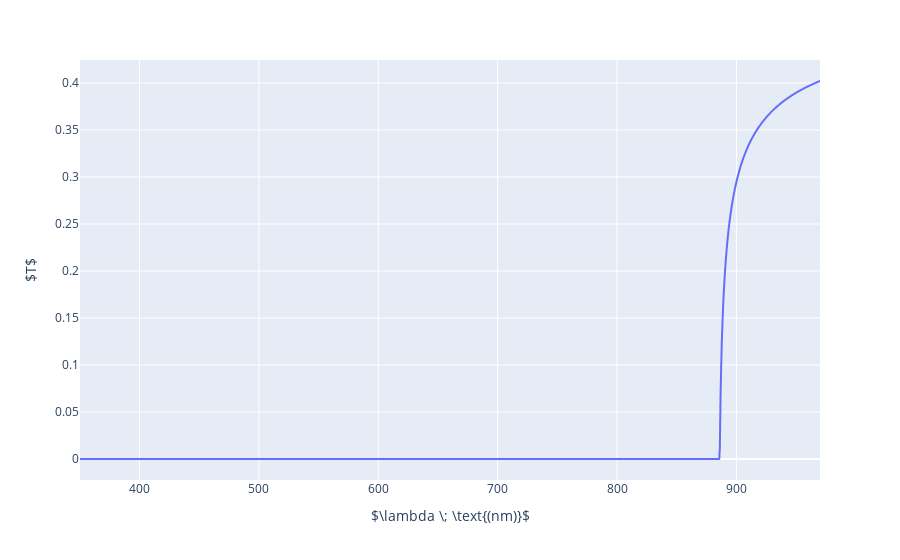

The notebook cell saved with this chart:
### Markdown cell above
### Finding $\alpha$ using a smaller amount of noise

### Code cell
a = 885
n = 0.5
b = 0.5

x = df["Wavelength"].values
y = df["Signal"].values

len(x)

T = np.piecewise(x, [x < a+1, x >= a+1], [0, lambda x: ((x-a)**n)/((x-a)**n+1)-b])

# Get first index of mask being greater than 0
index = np.where(T > 0)[0][0]

# Get length of non-zero slice
nonzero_length = len(T[index :])

# Generate noise
noise = np.random.normal(0,0.0001,nonzero_length)

# Generate noisy mask
T_noisy = T
#T_noisy[index : ] += noise

# Plot
fig6 = px.line(x = x, y = T_noisy,
              labels = {
                 "x" : r"$\lambda \; \text{(nm)}$",
                 "y" : r"$T$"
             })
fig6.show()

### Figure 1 — Plotly figure (JSON) as saved in the notebook; plotly's stock layout.template omitted (floating-point values rounded to 4 significant figures; data arrays with more than 128 entries replaced by an {"elided": "..."} marker saying what was removed)
{"data": [{"hovertemplate": "$\\lambda \\; \\text{(nm)}$=%{x}<br>$T$=%{y}<extra></extra>", "legendgroup": "", "line": {"color": "#636efa", "dash": "solid"}, "mode": "lines", "name": "", "showlegend": false, "type": "scattergl", "x": {"elided": "1098 float values"}, "xaxis": "x", "y": {"elided": "1098 float values"}, "yaxis": "y"}], "layout": {"autosize": true, "legend": {"tracegroupgap": 0}, "margin": {"t": 60}, "xaxis": {"anchor": "y", "autorange": true, "domain": [0, 1], "range": [350.2, 970], "title": {"text": "$\\lambda \\; \\text{(nm)}$"}, "type": "linear"}, "yaxis": {"anchor": "x", "autorange": true, "domain": [0, 1], "range": [-0.02234, 0.4245], "title": {"text": "$T$"}, "type": "linear"}}}
